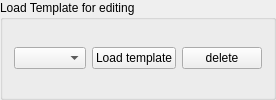
             <widget class="QGroupBox" name="groupBox_7">
              <property name="title">
               <string>Load Template for editing</string>
              </property>
              <layout class="QHBoxLayout" name="horizontalLayout_6">
               <item>
                <widget class="QComboBox" name="table_name">
                 <property name="sizePolicy">
                  <sizepolicy hsizetype="Preferred" vsizetype="Fixed">
                   <horstretch>0</horstretch>
                   <verstretch>0</verstretch>
                  </sizepolicy>
                 </property>
                 <property name="toolTip">
                  <string>&lt;html&gt;&lt;head/&gt;&lt;body&gt;&lt;p&gt;Select a table to edit. You can only edit your own tables. To edit take a screenshot, crop it with the cop left corner, then select the area top left and bottom right and then choose the corresponding button &lt;/p&gt;&lt;/body&gt;&lt;/html&gt;</string>
                 </property>
                </widget>
               </item>
               <item>
                <widget class="QPushButton" name="load">
                 <property name="toolTip">
                  <string>&lt;html&gt;&lt;head/&gt;&lt;body&gt;&lt;p&gt;Load the template to show which items have already been learned. They can still be overwritten by simply marking the area or image and then pressing the corresponding button. &lt;/p&gt;&lt;/body&gt;&lt;/html&gt;</string>
                 </property>
                 <property name="text">
                  <string>Load template</string>
                 </property>
                </widget>
               </item>
               <item>
                <widget class="QPushButton" name="button_delete">
                 <property name="toolTip">
                  <string>&lt;html&gt;&lt;head/&gt;&lt;body&gt;&lt;p&gt;Load the template to show which items have already been learned. They can still be overwritten by simply marking the area or image and then pressing the corresponding button.&lt;/p&gt;&lt;/body&gt;&lt;/html&gt;</string>
                 </property>
                 <property name="text">
                  <string>delete</string>
                 </property>
                </widget>
               </item>
              </layout>
             </widget>
